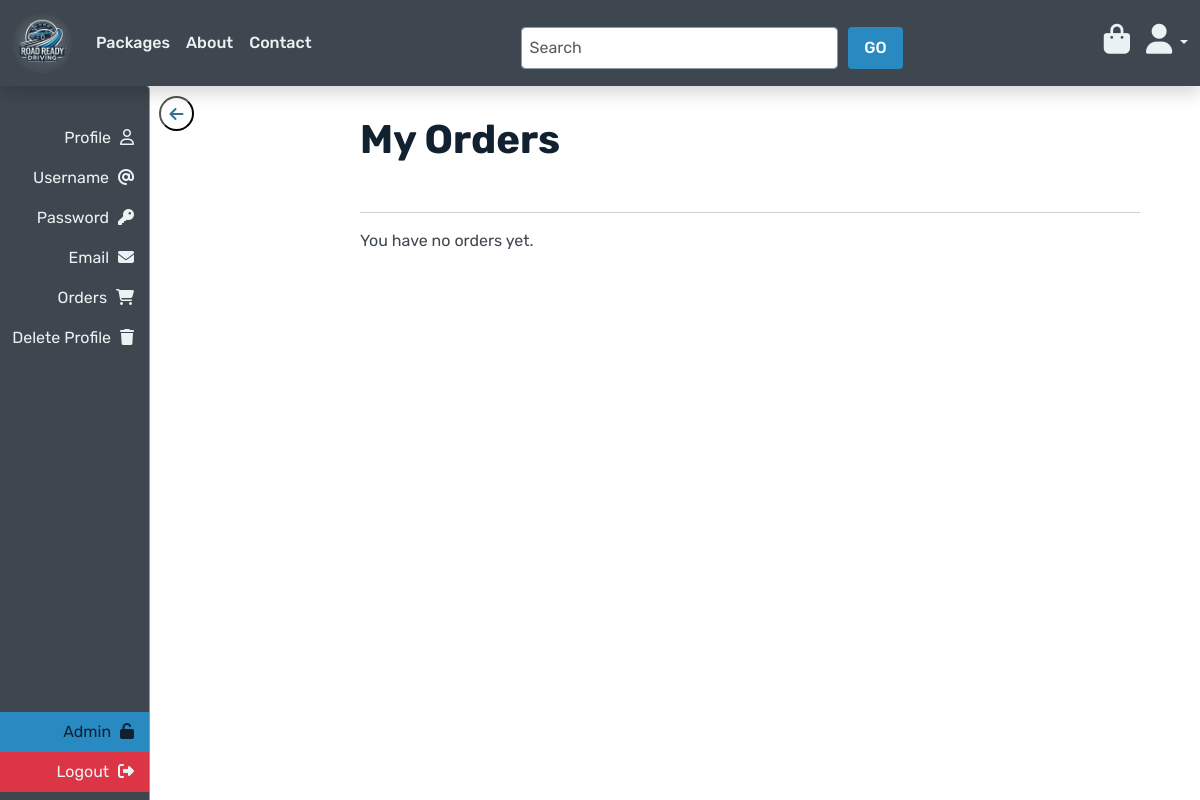
/profiles/orders/ (signed in), run on an earlier commit of the app's database.
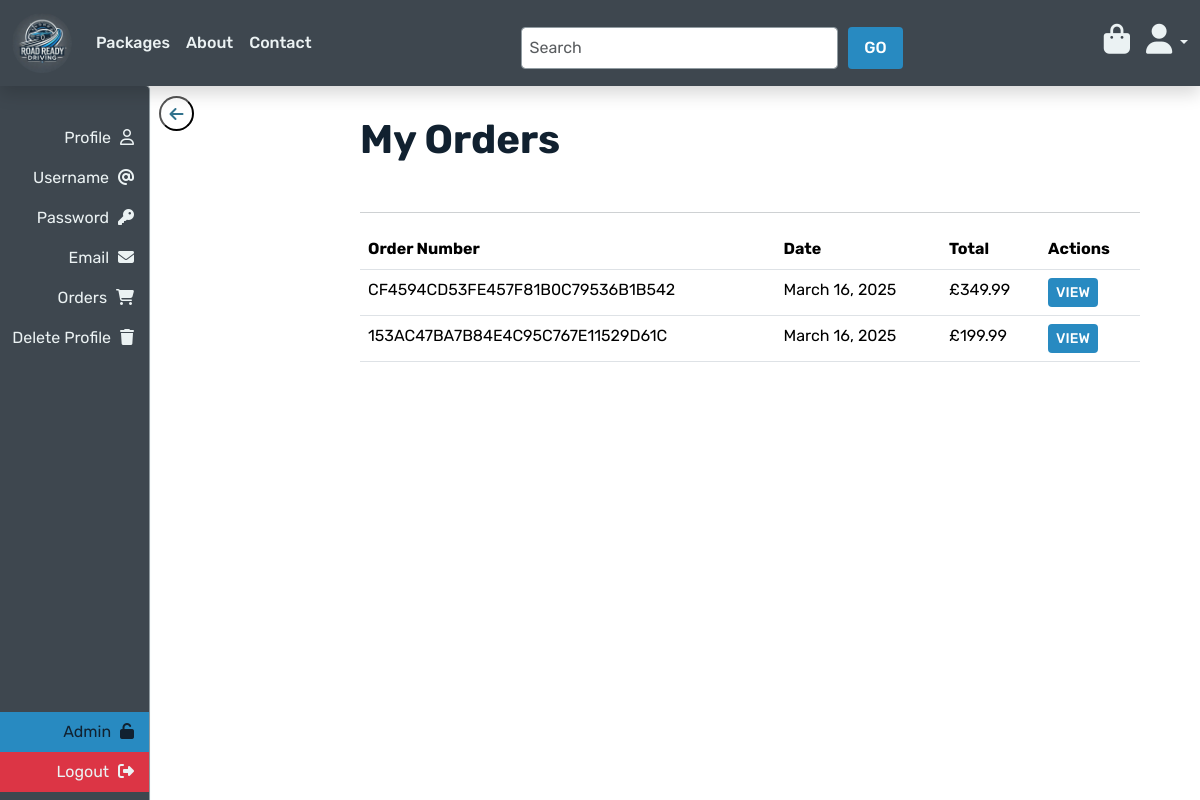
And on a later commit of the database.
### checkout/models.py (models this page shows, shortened)
class Order(models.Model):
    order_number = models.CharField(max_length=32, null=False, editable=False)
    full_name = models.CharField(max_length=50, blank=False)
    email = models.EmailField(max_length=254, blank=False)
    phone_number = models.CharField(max_length=20, blank=False)
    country = CountryField(blank_label='-- Select Country --*')
    street_address1 = models.CharField(max_length=80, blank=False)
    street_address2 = models.CharField(max_length=80, blank=True)
    town_or_city = models.CharField(max_length=40, blank=False)
    county = models.CharField(max_length=80, blank=True)
    postcode = models.CharField(max_length=20, blank=True)
    date = models.DateField(auto_now_add=True)
    order_total = models.DecimalField(max_digits=10, decimal_places=2, default=0)
    grand_total = models.DecimalField(max_digits=10, decimal_places=2, default=0)
    stripe_payment_intent_id = models.CharField(max_length=255, null=True, blank=True)
    user_profile = models.ForeignKey('profiles.UserProfile', on_delete=models.SET_NULL, null=True, blank=True, related_name='orders')

### profiles/views.py (the view)
# urls.py: path('orders/', views.OrderListView.as_view(), name='profile_orders'),
@method_decorator(login_required, name="dispatch")
class OrderListView(FormView):
    template_name = "profiles/orders.html"
    form_class = UserProfileForm
    success_url = reverse_lazy("profile_orders")
    def get_context_data(self, **kwargs):
        context = super().get_context_data(**kwargs)
        try:
            user_profile = self.request.user.userprofile
            context["orders"] = Order.objects.filter(
                user_profile=user_profile
            ).order_by("-date")
        except UserProfile.DoesNotExist:
            context["orders"] = Order.objects.none()
        return context

### bag/contexts.py (called while the page is built, shortened)
def bag_contents(request):
    bag_items = []
    total = 0
    package_count = 0
    bag = request.session.get('bag', {})
    context = {
        'bag_items': bag_items,
        'total': total,
        'package_count': package_count,
    }
    return context

### profiles/templatetags/url_path.py (called while the page is built)
@register.filter
def get_url_path(url_name):
    try:
        return reverse(url_name)
    except Exception:
        return ''

### profiles/templates/profiles/orders.html
{% extends "profiles/account.html" %}
{% block account_content %}
<div class="overlay"></div>
<div role="main" aria-labelledby="orders" class="page-container">
    <h1 class="mb-5" id="orders">My Orders</h1>
    <hr>
    <div class="row">
        <div class="col-12">
            {% if orders %}
                <table class="table">
                    <thead>
                        <tr>
                            <th>Order Number</th>
                            <th>Date</th>
                            <th>Total</th>
                            <th>Actions</th>
                        </tr>
                    </thead>
                    <tbody>
                        {% for order in orders %}
                            <tr>
                                <td>{{ order.order_number }}</td>
                                <td>{{ order.date }}</td>
                                <td>£{{ order.grand_total|floatformat:2 }}</td>
                                <td>
                                    <a href="{% url 'order_view' order.order_number %}" class="btn btn-sm btn-primary">View</a>
                                </td>
                            </tr>
                        {% endfor %}
                    </tbody>
                </table>
            {% else %}
                <p>You have no orders yet.</p>
            {% endif %}
        </div>
    </div>
</div>
{% endblock %}

### profiles/templates/profiles/account.html (shortened to what this page needs)
{% extends 'base.html' %}
{% load static %}
{% block extra_css %}
    <link rel="stylesheet" href="{% static 'css/account_management.css' %}">
{% endblock %}
{% block content %}
    {% include 'profiles/includes/menu.html' %}
    <div role="main" class="page-container mt-3">
        {% block account_content %}{% endblock %}
    </div>
{% endblock %}

### templates/base.html (shortened to what this page needs)
{% load static %}
<!DOCTYPE html>
<html lang="en">
  <head>
    {% block extra_meta %}
      <link rel="stylesheet" href="https://cdnjs.cloudflare.com/ajax/libs/font-awesome/6.4.0/css/all.min.css" />
    {% endblock %}
    {% block corecss %}
      <link href="https://cdn.jsdelivr.net/npm/bootstrap@5.3.2/dist/css/bootstrap.min.css" rel="stylesheet" />
      <link rel="stylesheet" href="{% static 'css/base.css' %}" />
    {% endblock %}
    {% block extra_css %}
    {% endblock %}
  </head>
  <body>
    {% include 'includes/header.html' %}
    {% block content %}
    {% endblock %}
  </body>
</html>

### templates/includes/header.html (shortened to what this page needs)
{% load static url_path %}
<header>
  {% with url_name=request.resolver_match.url_name %}
    <nav class="navbar navbar-expand-lg fixed-top bg-white shadow">
      <div class="container-fluid">
        <a class="navbar-brand" href="/" aria-label="Homepage - Road Ready Driving">
          <img src="{% static 'web_elements/favicon/android-chrome-512x512.png' %}" alt="Road Ready Driving logo" />
        </a>
        <div class="collapse navbar-collapse" id="navbarNav">
          <ul class="navbar-nav me-auto">
            <li class="nav-item">
              <a class="nav-link menu-item {% if url_name == 'packages' %}active{% endif %}" href="{% url 'packages' %}">Packages</a>
            </li>
            <li class="nav-item">
              <a href="{% url 'about' %}" class="nav-link menu-item {% if url_name == 'about' %}active{% endif %}">About</a>
            </li>
            <li class="nav-item">
              <a href="{% url 'contact' %}" class="nav-link menu-item {% if url_name == 'contact' %}active{% endif %}">Contact</a>
            </li>
          </ul>
        </div>
        <div class="search-bar-container d-none d-lg-block">
          <form class="search-bar" method="GET" action="{% url 'packages' %}">
            <input class="form-control" type="search" name="q" placeholder="Search" aria-label="Search" />
            <button class="btn btn-secondary" type="submit">GO</button>
          </form>
        </div>
        <div class="d-flex align-items-center">
          <div class="shopping-bag me-3">
            <a class="nav-link {% if total %}text-info font-weight-bold{% else %}text-black{% endif %}" href="{% url 'view_bag' %}">
              <div class="position-relative">
                <i class="fas fa-shopping-bag fa-lg"></i>
              </div>
            </a>
          </div>
        </div>
        <div class="user-menu menu-icon dropdown">
          <div class="nav-item dropdown">
            <a class="nav-link dropdown-toggle" href="#" id="navbarDropdown" role="button" data-bs-toggle="dropdown" aria-expanded="false">
              <i class="fa-solid fa-user fa-lg"></i>
            </a>
          </div>
        </div>
      </div>
    </nav>
  {% endwith %}
</header>

### profiles/templates/profiles/includes/menu.html (shortened to what this page needs)
{% load static url_path %}
<nav class="sidebar" id="sidebar" aria-label="Profile Navigation">
    <div class="menu-list">
        <ul class="top-menu-dashboard navbar-nav">
            <li>
                <a href="{% url 'profile' %}" class="menu-item nav-link {% if request.path == '/profiles/profile/' %}active{% endif %}" aria-label="Personal Info">
                    <span class="menu-text">Profile</span>
                    <i class="fa-regular fa-user" aria-hidden="true"></i>
                </a>
            </li>
            <li>
                <a href="{% url 'profile_user' %}" class="menu-item nav-link {% if request.path == 'profile_user'|get_url_path %}active{% endif %}" aria-label="User details">
                    <span class="menu-text">Username</span>
                    <i class="fa-solid fa-at"></i>
                </a>
            </li>
            <li>
                <a href="{% url 'account_change_password' %}" class="menu-item nav-link {% if request.path == 'account_change_password'|get_url_path %}active{% endif %}" aria-label="Password">
                    <span class="menu-text">Password</span>
                    <i class="fa-solid fa-key"></i>
                </a>
            </li>
            <li>
                <a href="{% url 'account_email' %}" class="menu-item nav-link {% if request.path == 'account_email'|get_url_path %}active{% endif %}" aria-label="Email">
                    <span class="menu-text">Email</span>
                    <i class="fa-solid fa-envelope"></i>
                </a>
            </li>
            <li>
                <a href="{% url 'profile_orders' %}" class="menu-item nav-link {% if request.path == '/profiles/orders/' %}active{% endif %}" aria-label="Orders">
                    <span class="menu-text">Orders</span>
                    <i class="fa-solid fa-shopping-cart" aria-hidden="true"></i>
                </a>
            </li>
            <li>
                <a href="{% url 'delete_profile' %}" class="menu-item nav-link {% if request.path == '/profiles/delete/' %}active{% endif %}" aria-label="Delete Profile">
                    <span class="menu-text">Delete Profile</span>
                    <i class="fa-solid fa-trash" aria-hidden="true"></i>
                </a>
            </li>
        </ul>
        <ul class="bottom-menu-dashboard navbar-nav">
            {% if request.user.is_superuser or request.user.is_staff %}
            <li>
                <a href="/admin/" target="_blank" class="menu-item admin-access nav-link" aria-label="Admin">
                    <span class="menu-text">{% if request.user.is_superuser %}Admin{% else %}Intranet{% endif %}</span>
                    <i class="fa-solid fa-unlock" aria-hidden="true"></i>
                </a>
            </li>
            {% endif %}
            <li>
                <a href="{% url 'account_logout' %}" class="menu-item logout-dashboard nav-link {% if request.path == '/profiles/logout/' %}active{% endif %}" aria-label="Logout">
                    <span class="menu-text">Logout</span>
                    <i class="fa-solid fa-right-from-bracket" aria-hidden="true"></i>
                </a>
            </li>
        </ul>
    </div>
    <button class="toggle-btn menu-item" id="toggle-btn" aria-controls="sidebar" aria-expanded="false">
        <i class="fas fa-arrow-left" aria-hidden="true"></i>
    </button>
</nav>

### staticfiles/static/css/base.css (style rules this page uses)
html, body { height: 100%; font-family: 'Rubik', sans-serif; color: #3E474F; }
body { background: url("/static/media/background-image.jpg") no-repeat center center fixed; background-size: cover; height: calc(100vh - 164px); padding-top: 100px; }
h1, h2, h3, h4, h5, h6 { font-family: 'Rubik', sans-serif; font-weight: 700; color: #112130; }
.navbar { background-color: #3E474F !important; box-shadow: 0px 4px 6px rgba(0, 0, 0, 0.1); z-index: 1060; }
.navbar .nav-link { color: #EBF2F3 !important; font-weight: 500; font-size: 1rem; }
.navbar-brand img { border-radius: 50%; width: 60px; height: 60px; object-fit: cover; }
.navbar .fa-user, .navbar .fa-shopping-bag { font-size: 30px; color: #EBF2F3; position: relative; z-index: 1100; }
.search-bar-container { display: flex; justify-content: center; align-items: center; height: 100%; position: relative; width: 100%; margin-top: 10px; }
.search-bar { display: flex; flex-direction: row; gap: 10px; margin-left: auto; margin-right: auto; flex: 1; width: 50%; max-width: 400px; border-radius: 4px; padding: 5px; }
.search-bar input { flex: 1; padding: 8px; border: 1px solid #919CA2; border-radius: 4px; }
.search-bar button { padding: 8px 16px; background-color: #288AC1; color: white; border: none; border-radius: 4px; cursor: pointer; }
.overlay { height: 100%; width: 100%; top: 0; left: 0; position: fixed; background: white; z-index: -1; }
.btn { font-family: 'Rubik', sans-serif; font-weight: 500; text-transform: uppercase; }
.btn-primary { background-color: #288AC1; color: white; border: none; transition: 0.3s ease-in-out; }

### static/css/account_management.css (style rules this page uses)
.sidebar { display: flex; flex-direction: column; z-index: 2; width: 150px; background-color: #3E474F; color: #EBF2F3; height: calc(100vh - 60px); position: fixed; top: 85px; bottom: auto; left: 0; transition: width 0.3s ease; border: 1px solid #919CA2; box-shadow: 0 0 2px #EBF2F3; border-left: none; border-bottom-right-radius: 5px; border-top-right-radius: 5px; }
.toggle-btn { position: absolute; top: -50px; right: -45px; background-color: transparent; color: #31728d; cursor: pointer; padding: 5px; width: 35px; height: 35px; border-radius: 50%; margin-top: 60px; }
.admin-access { background-color: #288AC1; color: #112130; }
.logout-dashboard { background-color: #dc3545; }
.bottom-menu-dashboard { margin: 0; padding: 0; width: 100%; display: flex; flex-direction: column; margin-top: auto; }
.top-menu-dashboard { display: flex; flex-direction: column; overflow-y: auto; border-bottom: 1px solid #919CA2; margin: 0; padding: 0; width: 100%; overflow-x: hidden; margin-bottom: auto; }
.top-menu-dashboard i, .bottom-menu-dashboard i { padding-left: 5px; padding-right: 5px; }
.top-menu-dashboard li, .bottom-menu-dashboard li { margin: auto; width: 100%; text-align: right; }
.top-menu-dashboard li a, .bottom-menu-dashboard li a { padding-right: 10px; }
.top-menu-dashboard, .bottom-menu-dashboard { background-color: transparent; opacity: 1; border: none; max-width: 100%; max-height: 100%; box-shadow: none; }
.sidebar .menu-list { display: flex; flex-direction: column; flex-grow: 1; justify-content: space-between; padding-top: 2rem; padding-bottom: 2rem; }
.page-container { max-width: 800px; margin-left: auto; margin-right: auto; padding-left: 15px; padding-right: 15px; }
#sidebar .menu-item.nav-link { display: block; white-space: nowrap; transform-origin: right; }
@media (min-width: 768px) { .sidebar { width: 150px; } }
@media (min-width: 768px) { .page-container { margin-left: calc(150px + 15px); max-width: calc(100% - 150px - 30px); } }

What changed in the data, as far as the page shows it:
added Order: order_number "CF4594CD53FE457F81B0C79536B1B542", date "March 16, 2025", grand_total "349.99"
added Order: order_number "153AC47BA7B84E4C95C767E11529D61C", date "March 16, 2025", grand_total "199.99"
Also different on the page:
text no longer shown: "You have no orders yet."
text now shown: "Order Number Date Total Actions"
